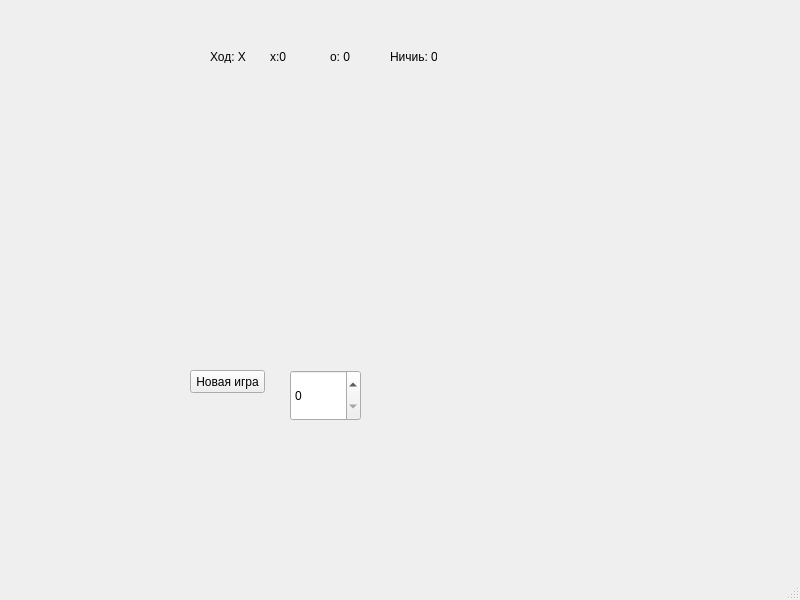
<?xml version="1.0" encoding="UTF-8"?>
<ui version="4.0">
 <class>MainWindow</class>
 <widget class="QMainWindow" name="MainWindow">
  <property name="geometry">
   <rect>
    <x>0</x>
    <y>0</y>
    <width>800</width>
    <height>600</height>
   </rect>
  </property>
  <property name="windowTitle">
   <string>MainWindow</string>
  </property>
  <widget class="QWidget" name="centralwidget">
   <widget class="QPushButton" name="newGameButton">
    <property name="geometry">
     <rect>
      <x>190</x>
      <y>370</y>
      <width>75</width>
      <height>23</height>
     </rect>
    </property>
    <property name="text">
     <string>Новая игра</string>
    </property>
   </widget>
   <widget class="QWidget" name="widget" native="true">
    <property name="geometry">
     <rect>
      <x>210</x>
      <y>70</y>
      <width>351</width>
      <height>281</height>
     </rect>
    </property>
   </widget>
   <widget class="QSpinBox" name="boardSizeSpinBox">
    <property name="geometry">
     <rect>
      <x>290</x>
      <y>370</y>
      <width>71</width>
      <height>51</height>
     </rect>
    </property>
   </widget>
   <widget class="QLabel" name="currentPlayerLabel">
    <property name="geometry">
     <rect>
      <x>210</x>
      <y>50</y>
      <width>47</width>
      <height>13</height>
     </rect>
    </property>
    <property name="text">
     <string>Ход: X</string>
    </property>
   </widget>
   <widget class="QLabel" name="scoreXLabel">
    <property name="geometry">
     <rect>
      <x>270</x>
      <y>50</y>
      <width>47</width>
      <height>13</height>
     </rect>
    </property>
    <property name="text">
     <string>x:0</string>
    </property>
   </widget>
   <widget class="QLabel" name="scoreOLabel">
    <property name="geometry">
     <rect>
      <x>330</x>
      <y>50</y>
      <width>47</width>
      <height>13</height>
     </rect>
    </property>
    <property name="text">
     <string>o: 0</string>
    </property>
   </widget>
   <widget class="QLabel" name="scoreDrawLabel">
    <property name="geometry">
     <rect>
      <x>390</x>
      <y>50</y>
      <width>47</width>
      <height>13</height>
     </rect>
    </property>
    <property name="text">
     <string>Ничиь: 0</string>
    </property>
   </widget>
  </widget>
  <widget class="QMenuBar" name="menubar">
   <property name="geometry">
    <rect>
     <x>0</x>
     <y>0</y>
     <width>800</width>
     <height>21</height>
    </rect>
   </property>
  </widget>
  <widget class="QStatusBar" name="statusbar"/>
 </widget>
 <resources/>
 <connections/>
</ui>
